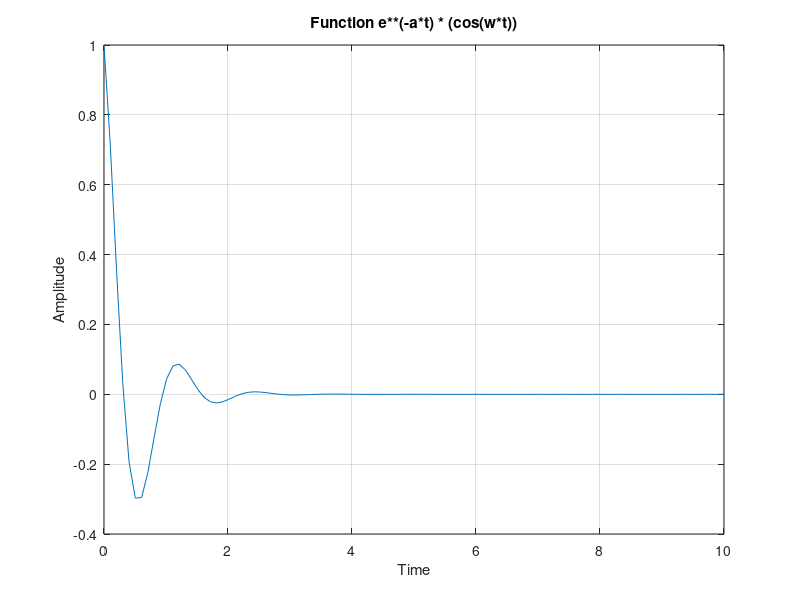

Recreate this plot in MATLAB.
%default function
function question_2()
  a = 2; 
  w = 5;
  t = linspace(0,10,100);
  %calling signal function to plot signal
  fn_signal(a,w,t);         
endfunction
 
 %function of e^(-a*t) * (cos(w*t))
 function fn_signal(a,w,t)
  v = e.^(-a*t).*(cos(w*t));
  plot(t,v);
  grid on;
  title('Function e**(-a*t) * (cos(w*t))');
  xlabel('Time');
  ylabel('Amplitude');
 endfunction
